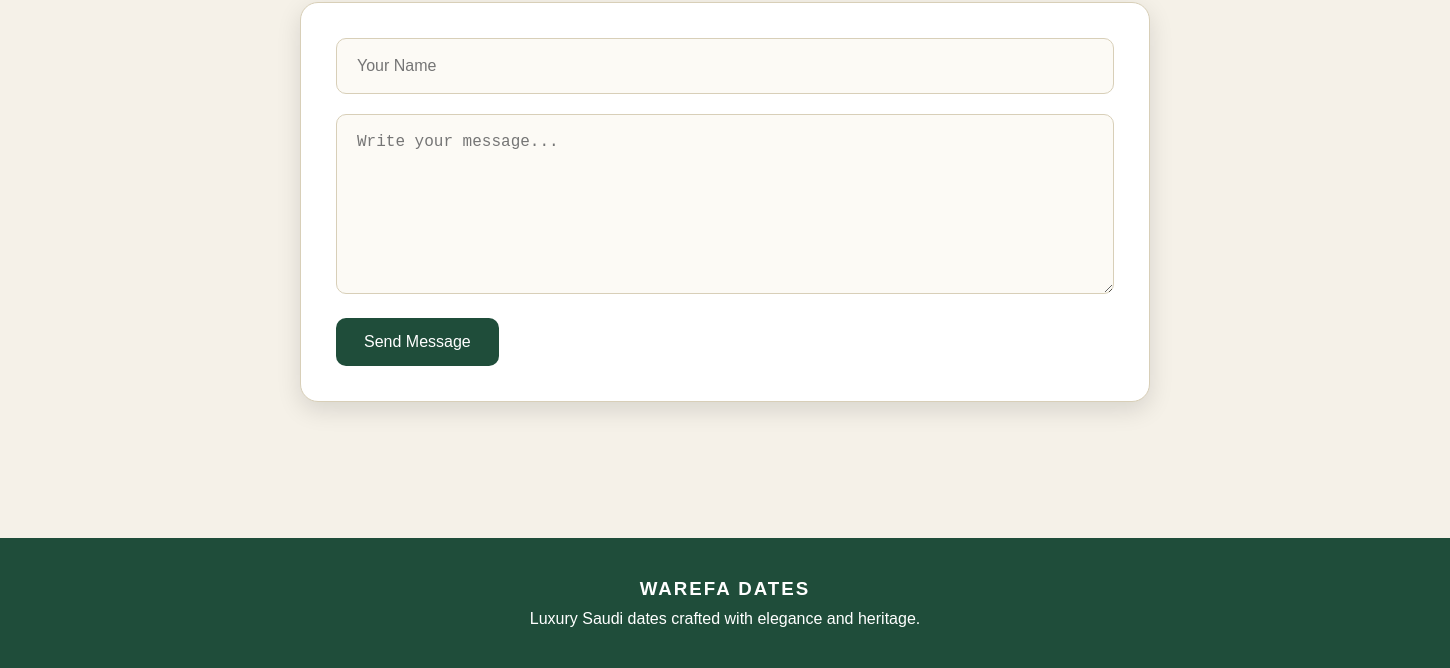
The page /homepage/index.php (lower part) on the database as committed earlier.
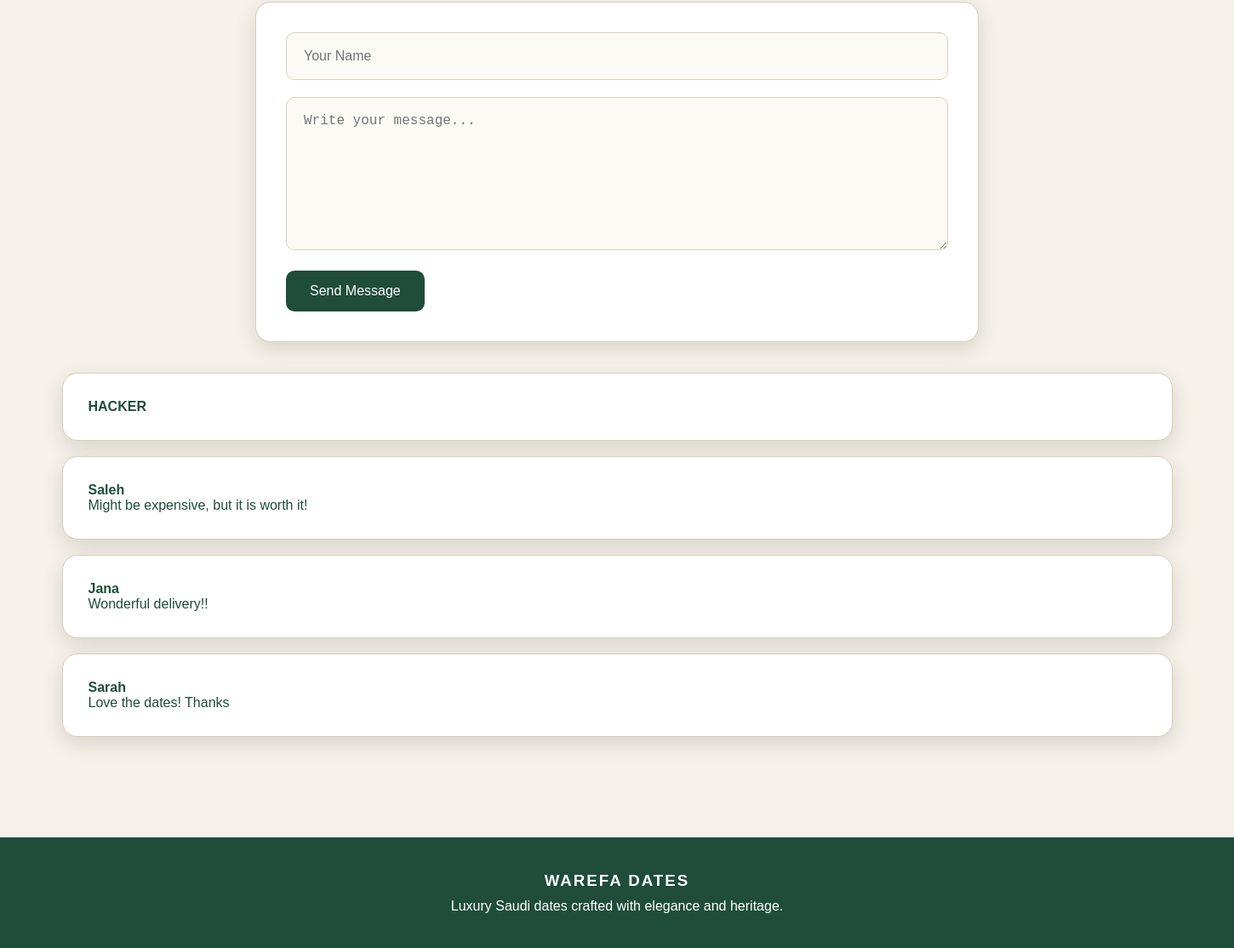
The same page on the database as committed later.
### tables this page shows
CREATE TABLE `comments` (
  `id` int(11) NOT NULL,
  `name` varchar(100) DEFAULT NULL,
  `comment` text DEFAULT NULL
);

### homepage/index.php (the view, shortened to what this page needs)
<!DOCTYPE html>
<html lang="en">
<head>
    <link rel="stylesheet" href="homepage.css">
</head>
<body>
<section class="comments-section" id="comments">
    <form class="comment-form" method="POST">
        <div class="input-row">
            <input type="text" name="name" placeholder="Your Name" required>
        </div>
        <textarea name="comment" placeholder="Write your message..." required></textarea>
        <button type="submit">Send Message</button>
    </form>
    <br><br>
    <?php
    $result = mysqli_query($conn, "SELECT * FROM comments ORDER BY id DESC");
    while ($row = mysqli_fetch_assoc($result)) {
        echo "<div class='testimonial-card'>";
        echo "<h4>" . $row["name"] . "</h4>";
        echo  $row["comment"];
        echo "</div><br>";
    }
    ?>
</section>
<footer class="footer">
    <h3>WAREFA DATES</h3>
    <p>Luxury Saudi dates crafted with elegance and heritage.</p>
</footer>
</body>
</html>

### homepage/homepage.css (style rules this page uses)
* { margin: 0; padding: 0; box-sizing: border-box; }
html { scroll-behavior: smooth; }
body { font-family: Arial, sans-serif; background-color: #f5f1e8; color: #1f4d3a; overflow-x: hidden; }
.floating-card, .product-card, .story-text, .story-box, .testimonial-card, .comment-form { background-color: #ffffff; border: 1px solid #d8cfb8; border-radius: 18px; box-shadow: 0 8px 25px rgba(0, 0, 0, 0.12); }
.featured-products, .testimonials, .comments-section { width: 90%; margin: 100px auto; }
.testimonial-card { padding: 30px; }
.testimonial-card h4 { color: #1f4d3a; font-size: 16px; }
.comment-form { max-width: 850px; margin: 0 auto; padding: 35px; }
.input-row { display: flex; gap: 20px; margin-bottom: 20px; }
.comment-form input, .comment-form textarea { width: 100%; padding: 18px 20px; border: 1px solid #d8cfb8; border-radius: 10px; outline: none; font-size: 16px; background: #fcfaf5; }
.comment-form textarea { min-height: 180px; resize: vertical; margin-bottom: 20px; }
.comment-form button { background: #1f4d3a; color: white; border: none; padding: 15px 28px; border-radius: 10px; font-size: 16px; cursor: pointer; transition: 0.3s; }
.footer { margin-top: 80px; text-align: center; padding: 40px 20px; background: #1f4d3a; color: white; }
.footer h3 { margin-bottom: 10px; letter-spacing: 2px; }

Rows that differ between the two databases and show on the page:
added comments: name "HACKER"
added comments: name "Saleh", comment "Might be expensive, but it is worth it!"
added comments: name "Jana", comment "Wonderful delivery!!"
added comments: name "Sarah", comment "Love the dates! Thanks"
